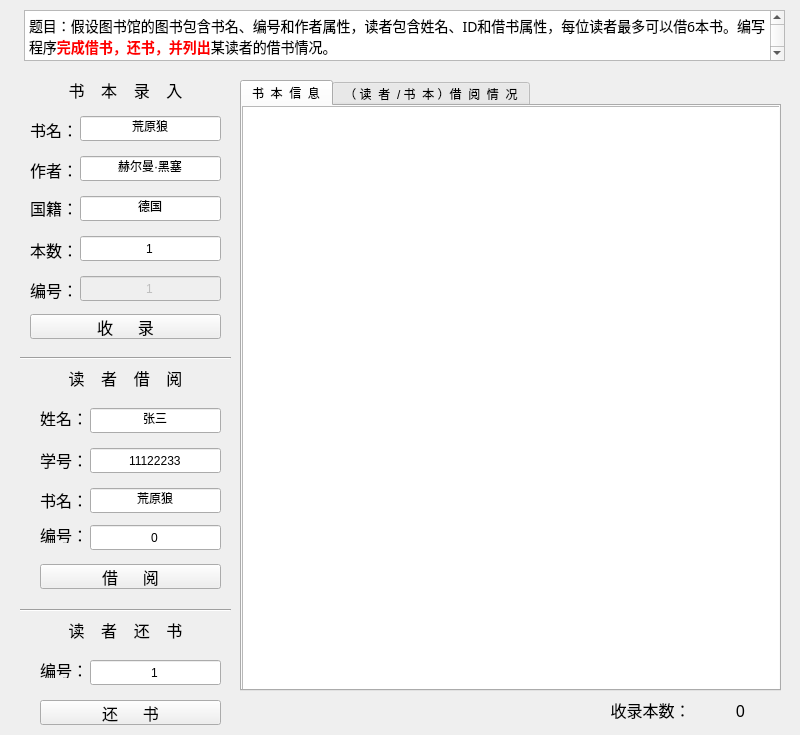
<?xml version="1.0" encoding="UTF-8"?>
<ui version="4.0">
 <class>G4_39</class>
 <widget class="QWidget" name="G4_39">
  <property name="geometry">
   <rect>
    <x>0</x>
    <y>0</y>
    <width>800</width>
    <height>735</height>
   </rect>
  </property>
  <property name="windowTitle">
   <string>G4_39</string>
  </property>
  <widget class="QTextBrowser" name="textBrowser">
   <property name="geometry">
    <rect>
     <x>24</x>
     <y>10</y>
     <width>761</width>
     <height>51</height>
    </rect>
   </property>
   <property name="font">
    <font>
     <family>幼圆</family>
     <pointsize>20</pointsize>
    </font>
   </property>
   <property name="html">
    <string>&lt;!DOCTYPE HTML PUBLIC &quot;-//W3C//DTD HTML 4.0//EN&quot; &quot;http://www.w3.org/TR/REC-html40/strict.dtd&quot;&gt;
&lt;html&gt;&lt;head&gt;&lt;meta name=&quot;qrichtext&quot; content=&quot;1&quot; /&gt;&lt;meta charset=&quot;utf-8&quot; /&gt;&lt;style type=&quot;text/css&quot;&gt;
p, li { white-space: pre-wrap; }
&lt;/style&gt;&lt;/head&gt;&lt;body style=&quot; font-family:'幼圆'; font-size:20pt; font-weight:400; font-style:normal;&quot;&gt;
&lt;p style=&quot; margin-top:0px; margin-bottom:0px; margin-left:0px; margin-right:0px; -qt-block-indent:0; text-indent:0px;&quot;&gt;&lt;span style=&quot; font-family:'宋体'; font-size:10.5pt;&quot;&gt;题目：假设图书馆的图书包含书名、编号和作者属性，读者包含姓名、&lt;/span&gt;&lt;span style=&quot; font-family:'Calibri','sans-serif'; font-size:10.5pt;&quot;&gt;ID&lt;/span&gt;&lt;span style=&quot; font-family:'宋体'; font-size:10.5pt;&quot;&gt;和借书属性，每位读者最多可以借&lt;/span&gt;&lt;span style=&quot; font-family:'Calibri','sans-serif'; font-size:10.5pt;&quot;&gt;6&lt;/span&gt;&lt;span style=&quot; font-family:'宋体'; font-size:10.5pt;&quot;&gt;本书。编写程序&lt;/span&gt;&lt;span style=&quot; font-family:'宋体'; font-size:10.5pt; font-weight:700; color:#ff0000;&quot;&gt;完成借书，还书，并列出&lt;/span&gt;&lt;span style=&quot; font-family:'宋体'; font-size:10.5pt;&quot;&gt;某读者的借书情况。&lt;/span&gt;&lt;/p&gt;&lt;/body&gt;&lt;/html&gt;</string>
   </property>
  </widget>
  <widget class="QLabel" name="label_5">
   <property name="geometry">
    <rect>
     <x>30</x>
     <y>80</y>
     <width>191</width>
     <height>20</height>
    </rect>
   </property>
   <property name="font">
    <font>
     <family>幼圆</family>
     <pointsize>12</pointsize>
    </font>
   </property>
   <property name="text">
    <string>书    本    录    入</string>
   </property>
   <property name="alignment">
    <set>Qt::AlignCenter</set>
   </property>
  </widget>
  <widget class="QLineEdit" name="book_writer">
   <property name="geometry">
    <rect>
     <x>80</x>
     <y>156</y>
     <width>141</width>
     <height>25</height>
    </rect>
   </property>
   <property name="text">
    <string>赫尔曼·黑塞</string>
   </property>
   <property name="alignment">
    <set>Qt::AlignCenter</set>
   </property>
  </widget>
  <widget class="QPushButton" name="shang_jiao">
   <property name="geometry">
    <rect>
     <x>30</x>
     <y>314</y>
     <width>191</width>
     <height>25</height>
    </rect>
   </property>
   <property name="font">
    <font>
     <family>幼圆</family>
     <pointsize>12</pointsize>
    </font>
   </property>
   <property name="text">
    <string>收      录</string>
   </property>
  </widget>
  <widget class="QLabel" name="label">
   <property name="geometry">
    <rect>
     <x>30</x>
     <y>122</y>
     <width>41</width>
     <height>16</height>
    </rect>
   </property>
   <property name="font">
    <font>
     <family>幼圆</family>
     <pointsize>12</pointsize>
    </font>
   </property>
   <property name="text">
    <string>书名：</string>
   </property>
  </widget>
  <widget class="QLineEdit" name="book_name">
   <property name="geometry">
    <rect>
     <x>80</x>
     <y>116</y>
     <width>141</width>
     <height>25</height>
    </rect>
   </property>
   <property name="text">
    <string>荒原狼</string>
   </property>
   <property name="alignment">
    <set>Qt::AlignCenter</set>
   </property>
  </widget>
  <widget class="QLabel" name="label_6">
   <property name="geometry">
    <rect>
     <x>30</x>
     <y>160</y>
     <width>41</width>
     <height>20</height>
    </rect>
   </property>
   <property name="font">
    <font>
     <family>幼圆</family>
     <pointsize>12</pointsize>
    </font>
   </property>
   <property name="text">
    <string>作者：</string>
   </property>
  </widget>
  <widget class="QLineEdit" name="book_id">
   <property name="enabled">
    <bool>false</bool>
   </property>
   <property name="geometry">
    <rect>
     <x>80</x>
     <y>276</y>
     <width>141</width>
     <height>25</height>
    </rect>
   </property>
   <property name="text">
    <string>1</string>
   </property>
   <property name="alignment">
    <set>Qt::AlignCenter</set>
   </property>
  </widget>
  <widget class="QLabel" name="label_7">
   <property name="geometry">
    <rect>
     <x>30</x>
     <y>280</y>
     <width>41</width>
     <height>20</height>
    </rect>
   </property>
   <property name="font">
    <font>
     <family>幼圆</family>
     <pointsize>12</pointsize>
    </font>
   </property>
   <property name="text">
    <string>编号：</string>
   </property>
  </widget>
  <widget class="QLineEdit" name="stu_name">
   <property name="geometry">
    <rect>
     <x>90</x>
     <y>408</y>
     <width>131</width>
     <height>25</height>
    </rect>
   </property>
   <property name="text">
    <string>张三</string>
   </property>
   <property name="alignment">
    <set>Qt::AlignCenter</set>
   </property>
  </widget>
  <widget class="QPushButton" name="shang_jiao2">
   <property name="geometry">
    <rect>
     <x>40</x>
     <y>564</y>
     <width>181</width>
     <height>25</height>
    </rect>
   </property>
   <property name="font">
    <font>
     <family>幼圆</family>
     <pointsize>12</pointsize>
    </font>
   </property>
   <property name="text">
    <string>借      阅</string>
   </property>
  </widget>
  <widget class="QLabel" name="label_4">
   <property name="geometry">
    <rect>
     <x>40</x>
     <y>410</y>
     <width>41</width>
     <height>16</height>
    </rect>
   </property>
   <property name="font">
    <font>
     <family>幼圆</family>
     <pointsize>12</pointsize>
    </font>
   </property>
   <property name="text">
    <string>姓名：</string>
   </property>
  </widget>
  <widget class="QLabel" name="label_12">
   <property name="geometry">
    <rect>
     <x>40</x>
     <y>527</y>
     <width>41</width>
     <height>16</height>
    </rect>
   </property>
   <property name="font">
    <font>
     <family>幼圆</family>
     <pointsize>12</pointsize>
    </font>
   </property>
   <property name="text">
    <string>编号：</string>
   </property>
  </widget>
  <widget class="QLabel" name="label_3">
   <property name="geometry">
    <rect>
     <x>40</x>
     <y>490</y>
     <width>41</width>
     <height>20</height>
    </rect>
   </property>
   <property name="font">
    <font>
     <family>幼圆</family>
     <pointsize>12</pointsize>
    </font>
   </property>
   <property name="text">
    <string>书名：</string>
   </property>
  </widget>
  <widget class="QLineEdit" name="stu_book">
   <property name="geometry">
    <rect>
     <x>90</x>
     <y>488</y>
     <width>131</width>
     <height>25</height>
    </rect>
   </property>
   <property name="text">
    <string>荒原狼</string>
   </property>
   <property name="alignment">
    <set>Qt::AlignCenter</set>
   </property>
  </widget>
  <widget class="QLineEdit" name="stu_id">
   <property name="geometry">
    <rect>
     <x>90</x>
     <y>448</y>
     <width>131</width>
     <height>25</height>
    </rect>
   </property>
   <property name="text">
    <string>11122233</string>
   </property>
   <property name="alignment">
    <set>Qt::AlignCenter</set>
   </property>
  </widget>
  <widget class="QLabel" name="label_8">
   <property name="geometry">
    <rect>
     <x>40</x>
     <y>450</y>
     <width>41</width>
     <height>20</height>
    </rect>
   </property>
   <property name="font">
    <font>
     <family>幼圆</family>
     <pointsize>12</pointsize>
    </font>
   </property>
   <property name="text">
    <string>学号：</string>
   </property>
  </widget>
  <widget class="Line" name="line">
   <property name="geometry">
    <rect>
     <x>20</x>
     <y>348</y>
     <width>211</width>
     <height>20</height>
    </rect>
   </property>
   <property name="orientation">
    <enum>Qt::Horizontal</enum>
   </property>
  </widget>
  <widget class="QLineEdit" name="stu_book_id">
   <property name="enabled">
    <bool>true</bool>
   </property>
   <property name="geometry">
    <rect>
     <x>90</x>
     <y>525</y>
     <width>131</width>
     <height>25</height>
    </rect>
   </property>
   <property name="text">
    <string>0</string>
   </property>
   <property name="alignment">
    <set>Qt::AlignCenter</set>
   </property>
  </widget>
  <widget class="QLabel" name="label_9">
   <property name="geometry">
    <rect>
     <x>30</x>
     <y>368</y>
     <width>191</width>
     <height>20</height>
    </rect>
   </property>
   <property name="font">
    <font>
     <family>幼圆</family>
     <pointsize>12</pointsize>
    </font>
   </property>
   <property name="text">
    <string>读    者    借    阅</string>
   </property>
   <property name="alignment">
    <set>Qt::AlignCenter</set>
   </property>
  </widget>
  <widget class="QTabWidget" name="ji_lu">
   <property name="geometry">
    <rect>
     <x>240</x>
     <y>80</y>
     <width>541</width>
     <height>611</height>
    </rect>
   </property>
   <property name="currentIndex">
    <number>0</number>
   </property>
   <widget class="QWidget" name="all_shuben">
    <attribute name="title">
     <string>书  本  信  息</string>
    </attribute>
    <widget class="QListView" name="all_book_xian">
     <property name="geometry">
      <rect>
       <x>0</x>
       <y>0</y>
       <width>541</width>
       <height>591</height>
      </rect>
     </property>
    </widget>
   </widget>
   <widget class="QWidget" name="tab_2">
    <attribute name="title">
     <string>（ 读  者  / 书  本 ）借  阅  情  况</string>
    </attribute>
    <widget class="QLabel" name="label_10">
     <property name="geometry">
      <rect>
       <x>10</x>
       <y>20</y>
       <width>41</width>
       <height>20</height>
      </rect>
     </property>
     <property name="font">
      <font>
       <family>幼圆</family>
       <pointsize>12</pointsize>
      </font>
     </property>
     <property name="text">
      <string>学号：</string>
     </property>
    </widget>
    <widget class="QLineEdit" name="stu_id2">
     <property name="geometry">
      <rect>
       <x>60</x>
       <y>18</y>
       <width>131</width>
       <height>25</height>
      </rect>
     </property>
     <property name="text">
      <string>11122233</string>
     </property>
     <property name="alignment">
      <set>Qt::AlignCenter</set>
     </property>
    </widget>
    <widget class="QPushButton" name="shang_jiao2_2">
     <property name="geometry">
      <rect>
       <x>200</x>
       <y>18</y>
       <width>51</width>
       <height>25</height>
      </rect>
     </property>
     <property name="font">
      <font>
       <family>幼圆</family>
       <pointsize>12</pointsize>
      </font>
     </property>
     <property name="text">
      <string>查询</string>
     </property>
    </widget>
    <widget class="QLineEdit" name="book_id2">
     <property name="enabled">
      <bool>true</bool>
     </property>
     <property name="geometry">
      <rect>
       <x>320</x>
       <y>18</y>
       <width>131</width>
       <height>25</height>
      </rect>
     </property>
     <property name="text">
      <string>荒原狼</string>
     </property>
     <property name="alignment">
      <set>Qt::AlignCenter</set>
     </property>
    </widget>
    <widget class="QLabel" name="label_13">
     <property name="geometry">
      <rect>
       <x>270</x>
       <y>22</y>
       <width>41</width>
       <height>16</height>
      </rect>
     </property>
     <property name="font">
      <font>
       <family>幼圆</family>
       <pointsize>12</pointsize>
      </font>
     </property>
     <property name="text">
      <string>书名：</string>
     </property>
    </widget>
    <widget class="QPushButton" name="shang_jiao2_3">
     <property name="geometry">
      <rect>
       <x>460</x>
       <y>18</y>
       <width>51</width>
       <height>25</height>
      </rect>
     </property>
     <property name="font">
      <font>
       <family>幼圆</family>
       <pointsize>12</pointsize>
      </font>
     </property>
     <property name="text">
      <string>查询</string>
     </property>
    </widget>
    <widget class="QListView" name="reader_book">
     <property name="geometry">
      <rect>
       <x>0</x>
       <y>60</y>
       <width>541</width>
       <height>531</height>
      </rect>
     </property>
    </widget>
   </widget>
  </widget>
  <widget class="QLabel" name="label_11">
   <property name="geometry">
    <rect>
     <x>30</x>
     <y>198</y>
     <width>41</width>
     <height>20</height>
    </rect>
   </property>
   <property name="font">
    <font>
     <family>幼圆</family>
     <pointsize>12</pointsize>
    </font>
   </property>
   <property name="text">
    <string>国籍：</string>
   </property>
  </widget>
  <widget class="QLineEdit" name="book_nation">
   <property name="geometry">
    <rect>
     <x>80</x>
     <y>196</y>
     <width>141</width>
     <height>25</height>
    </rect>
   </property>
   <property name="text">
    <string>德国</string>
   </property>
   <property name="alignment">
    <set>Qt::AlignCenter</set>
   </property>
  </widget>
  <widget class="QLabel" name="label_14">
   <property name="geometry">
    <rect>
     <x>610</x>
     <y>700</y>
     <width>81</width>
     <height>20</height>
    </rect>
   </property>
   <property name="font">
    <font>
     <family>幼圆</family>
     <pointsize>12</pointsize>
    </font>
   </property>
   <property name="text">
    <string>收录本数：</string>
   </property>
   <property name="alignment">
    <set>Qt::AlignCenter</set>
   </property>
  </widget>
  <widget class="QLabel" name="all_book_number">
   <property name="geometry">
    <rect>
     <x>690</x>
     <y>700</y>
     <width>101</width>
     <height>20</height>
    </rect>
   </property>
   <property name="font">
    <font>
     <family>幼圆</family>
     <pointsize>12</pointsize>
    </font>
   </property>
   <property name="text">
    <string>0</string>
   </property>
   <property name="alignment">
    <set>Qt::AlignCenter</set>
   </property>
  </widget>
  <widget class="QLabel" name="ti_shi">
   <property name="geometry">
    <rect>
     <x>250</x>
     <y>700</y>
     <width>341</width>
     <height>20</height>
    </rect>
   </property>
   <property name="font">
    <font>
     <family>幼圆</family>
     <pointsize>12</pointsize>
    </font>
   </property>
   <property name="text">
    <string/>
   </property>
   <property name="alignment">
    <set>Qt::AlignLeading|Qt::AlignLeft|Qt::AlignVCenter</set>
   </property>
  </widget>
  <widget class="QLineEdit" name="book_number">
   <property name="geometry">
    <rect>
     <x>80</x>
     <y>236</y>
     <width>141</width>
     <height>25</height>
    </rect>
   </property>
   <property name="text">
    <string>1</string>
   </property>
   <property name="alignment">
    <set>Qt::AlignCenter</set>
   </property>
  </widget>
  <widget class="QLabel" name="label_15">
   <property name="geometry">
    <rect>
     <x>30</x>
     <y>240</y>
     <width>41</width>
     <height>20</height>
    </rect>
   </property>
   <property name="font">
    <font>
     <family>幼圆</family>
     <pointsize>12</pointsize>
    </font>
   </property>
   <property name="text">
    <string>本数：</string>
   </property>
  </widget>
  <widget class="QLabel" name="label_16">
   <property name="geometry">
    <rect>
     <x>30</x>
     <y>620</y>
     <width>191</width>
     <height>20</height>
    </rect>
   </property>
   <property name="font">
    <font>
     <family>幼圆</family>
     <pointsize>12</pointsize>
    </font>
   </property>
   <property name="text">
    <string>读    者    还    书</string>
   </property>
   <property name="alignment">
    <set>Qt::AlignCenter</set>
   </property>
  </widget>
  <widget class="Line" name="line_2">
   <property name="geometry">
    <rect>
     <x>20</x>
     <y>600</y>
     <width>211</width>
     <height>20</height>
    </rect>
   </property>
   <property name="orientation">
    <enum>Qt::Horizontal</enum>
   </property>
  </widget>
  <widget class="QLineEdit" name="huan_book_idd">
   <property name="geometry">
    <rect>
     <x>90</x>
     <y>660</y>
     <width>131</width>
     <height>25</height>
    </rect>
   </property>
   <property name="text">
    <string>1</string>
   </property>
   <property name="alignment">
    <set>Qt::AlignCenter</set>
   </property>
  </widget>
  <widget class="QLabel" name="label_17">
   <property name="geometry">
    <rect>
     <x>40</x>
     <y>662</y>
     <width>41</width>
     <height>16</height>
    </rect>
   </property>
   <property name="font">
    <font>
     <family>幼圆</family>
     <pointsize>12</pointsize>
    </font>
   </property>
   <property name="text">
    <string>编号：</string>
   </property>
  </widget>
  <widget class="QPushButton" name="shang_jiao2_4">
   <property name="geometry">
    <rect>
     <x>40</x>
     <y>700</y>
     <width>181</width>
     <height>25</height>
    </rect>
   </property>
   <property name="font">
    <font>
     <family>幼圆</family>
     <pointsize>12</pointsize>
    </font>
   </property>
   <property name="text">
    <string>还      书</string>
   </property>
  </widget>
 </widget>
 <layoutdefault spacing="6" margin="11"/>
 <resources/>
 <connections>
  <connection>
   <sender>shang_jiao</sender>
   <signal>clicked()</signal>
   <receiver>G4_39</receiver>
   <slot>shou_lu()</slot>
   <hints>
    <hint type="sourcelabel">
     <x>199</x>
     <y>321</y>
    </hint>
    <hint type="destinationlabel">
     <x>229</x>
     <y>327</y>
    </hint>
   </hints>
  </connection>
  <connection>
   <sender>shang_jiao2</sender>
   <signal>clicked()</signal>
   <receiver>G4_39</receiver>
   <slot>jie_yue()</slot>
   <hints>
    <hint type="sourcelabel">
     <x>186</x>
     <y>579</y>
    </hint>
    <hint type="destinationlabel">
     <x>243</x>
     <y>592</y>
    </hint>
   </hints>
  </connection>
  <connection>
   <sender>shang_jiao2_2</sender>
   <signal>clicked()</signal>
   <receiver>G4_39</receiver>
   <slot>reader_cha()</slot>
   <hints>
    <hint type="sourcelabel">
     <x>459</x>
     <y>137</y>
    </hint>
    <hint type="destinationlabel">
     <x>30</x>
     <y>77</y>
    </hint>
   </hints>
  </connection>
  <connection>
   <sender>shang_jiao2_3</sender>
   <signal>clicked()</signal>
   <receiver>G4_39</receiver>
   <slot>book_id_cha()</slot>
   <hints>
    <hint type="sourcelabel">
     <x>724</x>
     <y>135</y>
    </hint>
    <hint type="destinationlabel">
     <x>788</x>
     <y>81</y>
    </hint>
   </hints>
  </connection>
  <connection>
   <sender>shang_jiao2_4</sender>
   <signal>clicked()</signal>
   <receiver>G4_39</receiver>
   <slot>huan_shu()</slot>
   <hints>
    <hint type="sourcelabel">
     <x>138</x>
     <y>713</y>
    </hint>
    <hint type="destinationlabel">
     <x>24</x>
     <y>707</y>
    </hint>
   </hints>
  </connection>
 </connections>
 <slots>
  <slot>shou_lu()</slot>
  <slot>jie_yue()</slot>
  <slot>reader_cha()</slot>
  <slot>book_id_cha()</slot>
  <slot>huan_shu()</slot>
 </slots>
</ui>
